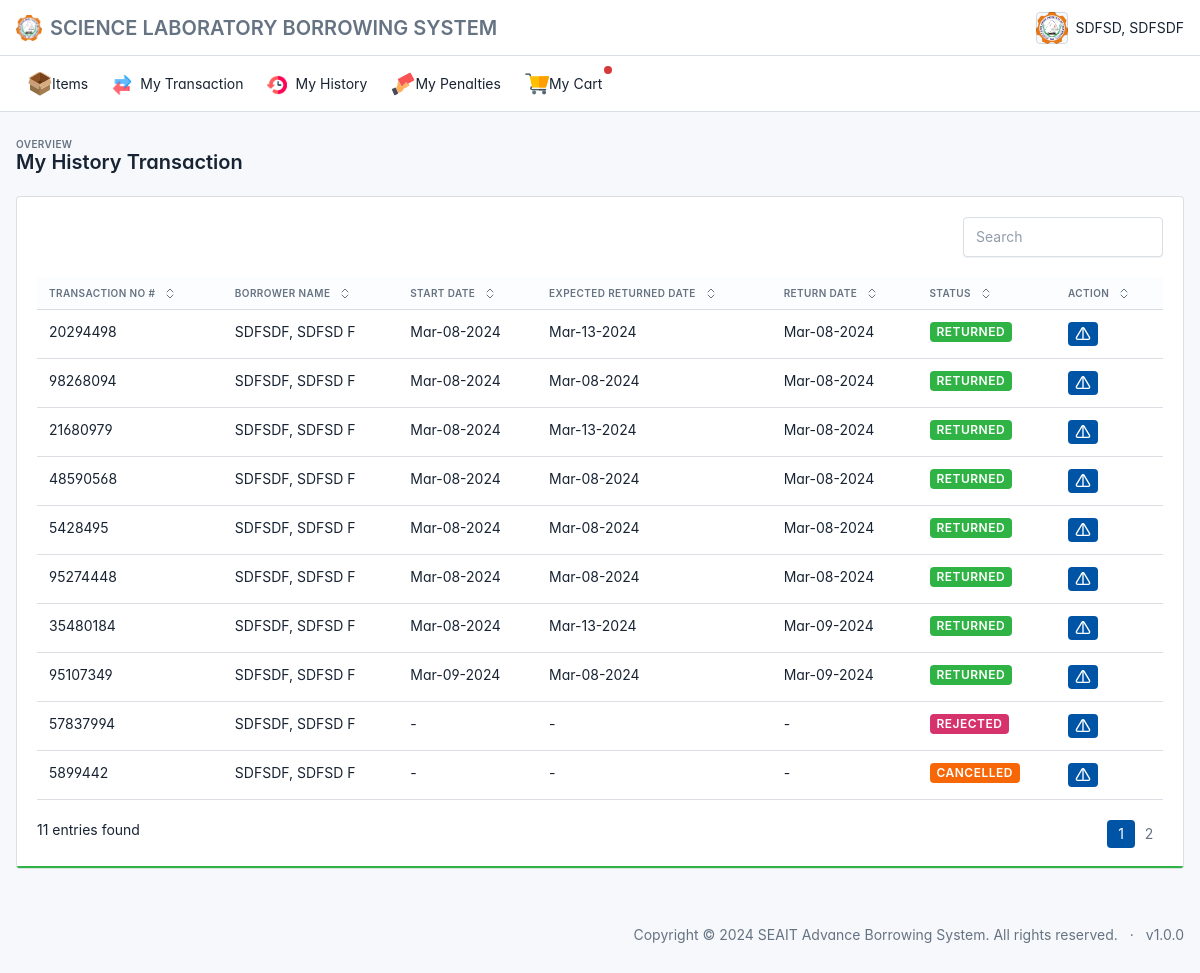
/user/history.php (signed in), run on the app's committed database.
### tables this page shows
CREATE TABLE IF NOT EXISTS `tbl_transaction_header` (
  `transaction_no` int NOT NULL,
  `borrower_id` varchar(100) NOT NULL,
  `start_date` date NOT NULL DEFAULT '0000-00-00',
  `expected_return_date` date NOT NULL DEFAULT '0000-00-00',
  `return_date` date NOT NULL DEFAULT '0000-00-00',
  `status` int DEFAULT '6',
  `date_created` datetime NOT NULL DEFAULT CURRENT_TIMESTAMP,
  PRIMARY KEY (`transaction_no`),
  KEY `fk_head_borrower_id` (`borrower_id`)
);

### user/history.php (the view, shortened to what this page needs)
<?php
include '../connection.php';
?>
<!doctype html>
<html lang="en">
<?php include '../components/head.php' ?>
<body class="layout-fluid">
  <div class="page">
    <?php include '../components/navbar.php' ?>
    <?php include '../components/usersidebar.php' ?>
    <div class="page-wrapper">
      <div class="page-header d-print-none">
        <div class="container-xl">
          <div class="row g-2 align-items-center">
            <div class="col">
              <div class="page-pretitle">
                Overview
              </div>
              <h2 class="page-title">
                My History Transaction
              </h2>
            </div>
          </div>
        </div>
      </div>
      <div class="page-body">
        <div class="container-xl">
          <div class="card">
          <div class="card-status-bottom bg-success"></div>
            <div class="card-body">
              <div id="listjs">
                <div class="d-flex align-items-center justify-content-between">
                  <div class="flex-shrink-0">
                    <input class="form-control listjs-search" id="search-input" placeholder="Search" style="max-width: 200px;" />
                  </div>
                </div>
                <br>
                <div id="table-default" class="table-responsive">
                  <table class="table" id="tables">
                    <thead>
                      <tr>
                        <th>
                          <button class="table-sort" data-sort="sort-id">
                            Transaction No #
                          </button>
                        </th>
                        <th>
                          <button class="table-sort" data-sort="sort-department">
                            Borrower Name
                          </button>
                        </th>
                        <th>
                          <button class="table-sort" data-sort="sort-status">
                            Start Date
                          </button>
                        </th>
                        <th>
                          <button class="table-sort" data-sort="sort-status">
                            Expected Returned Date
                          </button>
                        </th>
                        <th>
                          <button class="table-sort" data-sort="sort-status">
                            Return Date
                          </button>
                        </th>
                        <th>
                          <button class="table-sort" data-sort="sort-status">
                            Status
                          </button>
                        </th>
                        <th>
                          <button class="table-sort">
                            Action
                          </button>
                        </th>
                      </tr>
                    </thead>
                    <tbody class="table-tbody">
                      <?php
                      $borrow = $_SESSION['borrower_id'];
                      $sql = "SELECT
                      CONCAT(
                          b.first_name,
                          ', ',
                          b.last_name,
                          ' ',
                          LEFT(b.middle_name, 1)
                      ) AS borrower_name,
                      a.transaction_no,
                      a.start_date,
                      a.expected_return_date,
                      a.return_date,
                      a.status
                  FROM
                      tbl_transaction_header a
                  INNER JOIN tbl_borrower b ON
                      a.borrower_id = b.borrower_id
                  WHERE a.status IN (0,5,4) and a.borrower_id='$borrow'
                  ORDER BY
                      a.status,
                      a.date_created
                  ASC";
                      $rs = $conn->query($sql);
                      foreach ($rs as $row) { ?>
                        <tr>
                          <td class="sort-id"><?php echo $row['transaction_no'] ?></td>
                          <td class="sort-department text-capitalize"><?php echo $row['borrower_name'] ?></td>
                          <td class="sort-department text-capitalize">
                            <?php
                            if ($row['start_date'] == '0000-00-00') {
                              echo '-';
                            } else {
                              echo date('M-d-Y', strtotime($row['start_date']));
                            }
                            ?>
                          </td>
                          <td class="sort-returndate text-capitalize">
                            <?php
                            if ($row['expected_return_date'] == '0000-00-00') {
                              echo '-';
                            } else {
                              echo date('M-d-Y', strtotime($row['expected_return_date']));
                            }
                            ?>
                          </td>
                          <td class="sort-returnedate text-capitalize">
                            <?php
                            if ($row['return_date'] == '0000-00-00') {
                              echo '-';
                            } else {
                              echo date('M-d-Y', strtotime($row['return_date']));
                            }
                            ?>
                          </td>
                          <td class="sort-status">
                            <?php
                            if ($row['status'] == 0) {
                              echo '<span class="badge badge-sm bg-success text-uppercase ms-auto text-white">RETURNED</span>';
                            } else if ($row['status'] == 4) {
                              echo '<span class="badge badge-sm bg-pink text-uppercase ms-auto text-white">REJECTED</span>';
                            } else if ($row['status'] == 5) {
                              echo '<span class="badge badge-sm bg-warning text-uppercase ms-auto text-white">CANCELLED</span>';
                            }
                            ?>
                          </td>
                          <td>
                            <a href="#" class="badge bg-primary details text-decoration-none" title="View Details">
                            </a>
                          </td>
                        </tr>
                      <?php } ?>
                    </tbody>
                  </table>
                  <br>
                  <div class="btn-toolbar">
                    <p class="mb-0" id="listjs-showing-items-label">Showing 0 items</p>
                    <ul class="pagination ms-auto mb-0"></ul>
                  </div>
                </div>
              </div>
            </div>
          </div>
        </div>
      </div>
      <?php include '../components/footer.php' ?>
    </div>
  </div>
</body>
</html>

### components/head.php (style rules this page uses)
:root { --tblr-font-sans-serif: 'Inter Var', -apple-system, BlinkMacSystemFont, San Francisco, Segoe UI, Roboto, Helvetica Neue, sans-serif; }
body { font-feature-settings: "cv03", "cv04", "cv11"; }

### data on the page
tbl_transaction_header: transaction_no "20294498", borrower_name "SDFSDF, SDFSD F", start_date "Mar-08-2024", expected_return_date "Mar-13-2024", return_date "Mar-08-2024", status "RETURNED"
tbl_transaction_header: transaction_no "98268094", borrower_name "SDFSDF, SDFSD F", start_date "Mar-08-2024", expected_return_date "Mar-08-2024", return_date "Mar-08-2024", status "RETURNED"
tbl_transaction_header: transaction_no "21680979", borrower_name "SDFSDF, SDFSD F", start_date "Mar-08-2024", expected_return_date "Mar-13-2024", return_date "Mar-08-2024", status "RETURNED"
tbl_transaction_header: transaction_no "48590568", borrower_name "SDFSDF, SDFSD F", start_date "Mar-08-2024", expected_return_date "Mar-08-2024", return_date "Mar-08-2024", status "RETURNED"
tbl_transaction_header: transaction_no "5428495", borrower_name "SDFSDF, SDFSD F", start_date "Mar-08-2024", expected_return_date "Mar-08-2024", return_date "Mar-08-2024", status "RETURNED"
tbl_transaction_header: transaction_no "95274448", borrower_name "SDFSDF, SDFSD F", start_date "Mar-08-2024", expected_return_date "Mar-08-2024", return_date "Mar-08-2024", status "RETURNED"
tbl_transaction_header: transaction_no "35480184", borrower_name "SDFSDF, SDFSD F", start_date "Mar-08-2024", expected_return_date "Mar-13-2024", return_date "Mar-09-2024", status "RETURNED"
tbl_transaction_header: transaction_no "95107349", borrower_name "SDFSDF, SDFSD F", start_date "Mar-09-2024", expected_return_date "Mar-08-2024", return_date "Mar-09-2024", status "RETURNED"
tbl_transaction_header: transaction_no "57837994", borrower_name "SDFSDF, SDFSD F", status "REJECTED"
tbl_transaction_header: transaction_no "5899442", borrower_name "SDFSDF, SDFSD F", status "CANCELLED"

### other printed values
$_SESSION['name'] "SDFSD, SDFSDF"
